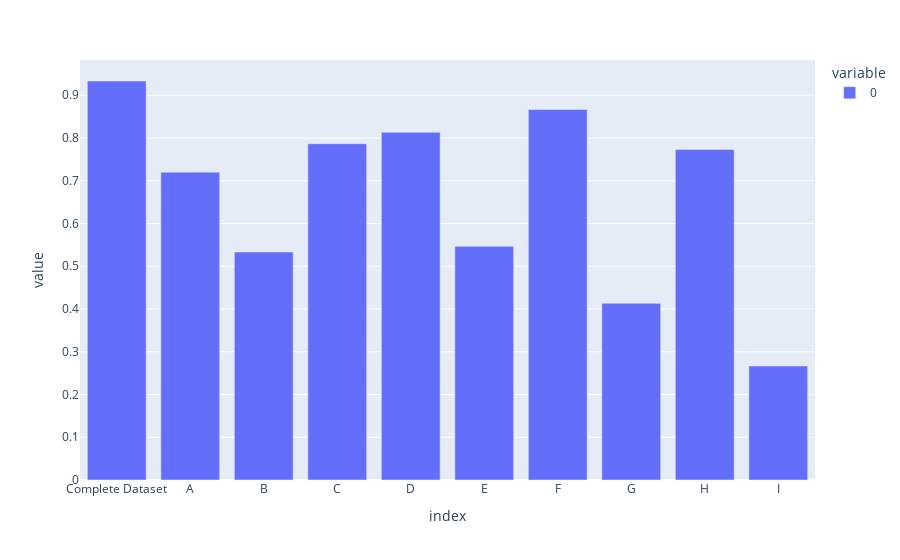

Write notebook code for a chart like this one.
### Code cell
datasetAccuracy = {}
datasetAccuracy['Complete Dataset'] = genesis_train('./data/data.csv')
datasetAccuracy['A'] = genesis_train('./data/dataA.csv')
datasetAccuracy['B'] = genesis_train('./data/dataB.csv')
datasetAccuracy['C'] = genesis_train('./data/dataC.csv')
datasetAccuracy['D'] = genesis_train('./data/dataD.csv')
datasetAccuracy['E'] = genesis_train('./data/dataE.csv')
datasetAccuracy['F'] = genesis_train('./data/dataF.csv')
datasetAccuracy['G'] = genesis_train('./data/dataG.csv')
datasetAccuracy['H'] = genesis_train('./data/dataH.csv')
datasetAccuracy['I'] = genesis_train('./data/dataI.csv')
px.bar(pd.DataFrame.from_dict(datasetAccuracy, orient='index'))

### Figure 1 — Plotly figure (JSON) as saved in the notebook; plotly's stock layout.template omitted (floating-point values rounded to 4 significant figures)
{"data": [{"alignmentgroup": "True", "hovertemplate": "variable=0<br>index=%{x}<br>value=%{y}<extra></extra>", "legendgroup": "0", "marker": {"color": "#636efa"}, "name": "0", "offsetgroup": "0", "orientation": "v", "showlegend": true, "textposition": "auto", "type": "bar", "x": ["Complete Dataset", "A", "B", "C", "D", "E", "F", "G", "H", "I"], "xaxis": "x", "y": [0.9333, 0.72, 0.5333, 0.7867, 0.8133, 0.5467, 0.8667, 0.4133, 0.7733, 0.2667], "yaxis": "y"}], "layout": {"barmode": "relative", "legend": {"title": {"text": "variable"}, "tracegroupgap": 0}, "margin": {"t": 60}, "xaxis": {"anchor": "y", "domain": [0, 1], "title": {"text": "index"}}, "yaxis": {"anchor": "x", "domain": [0, 1], "title": {"text": "value"}}}}
